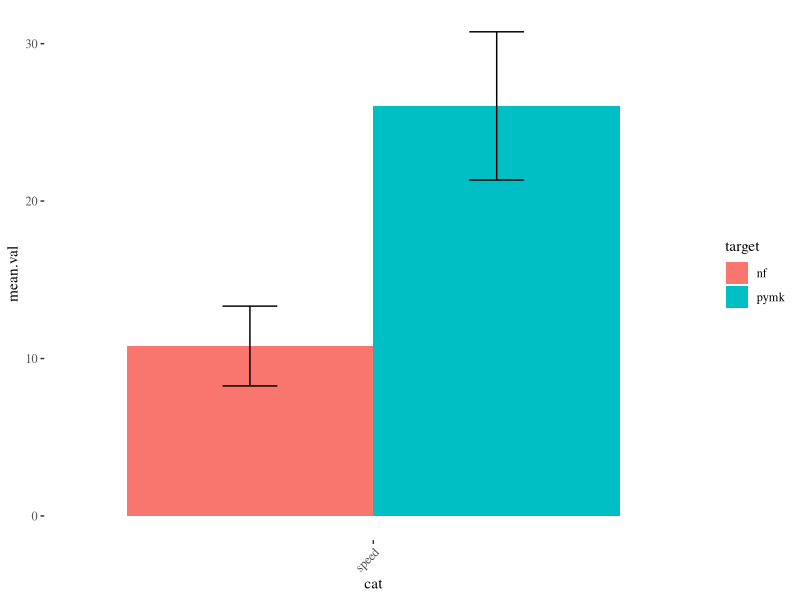
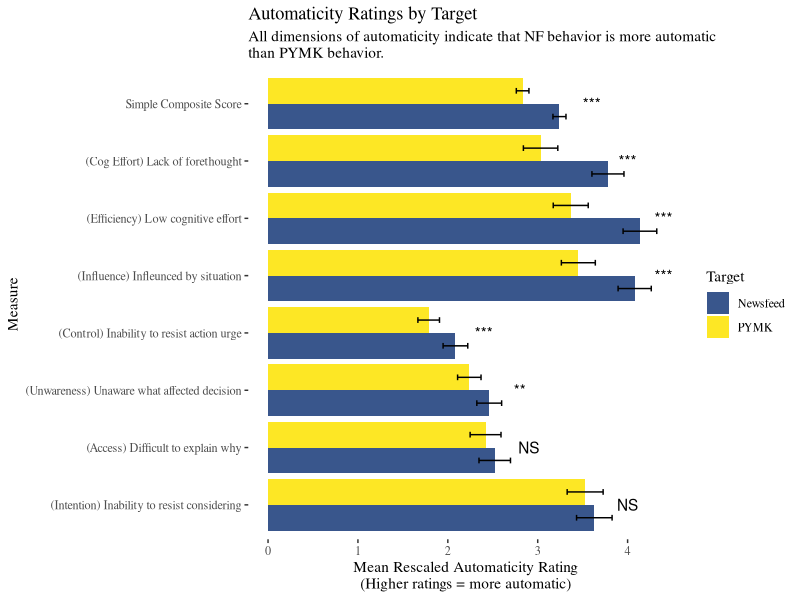
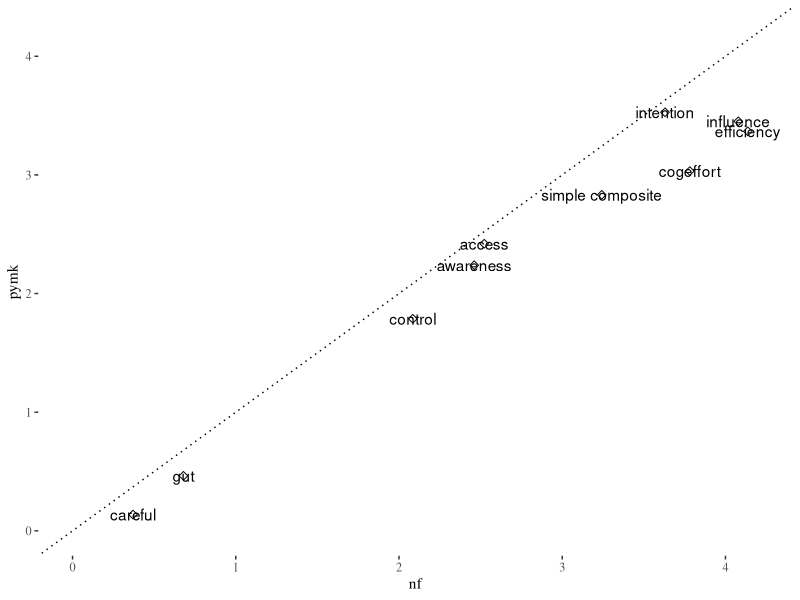
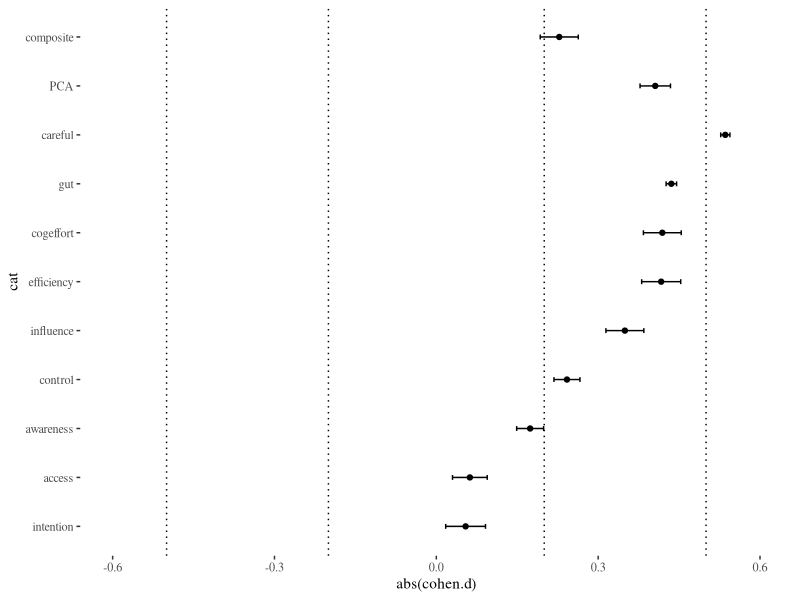
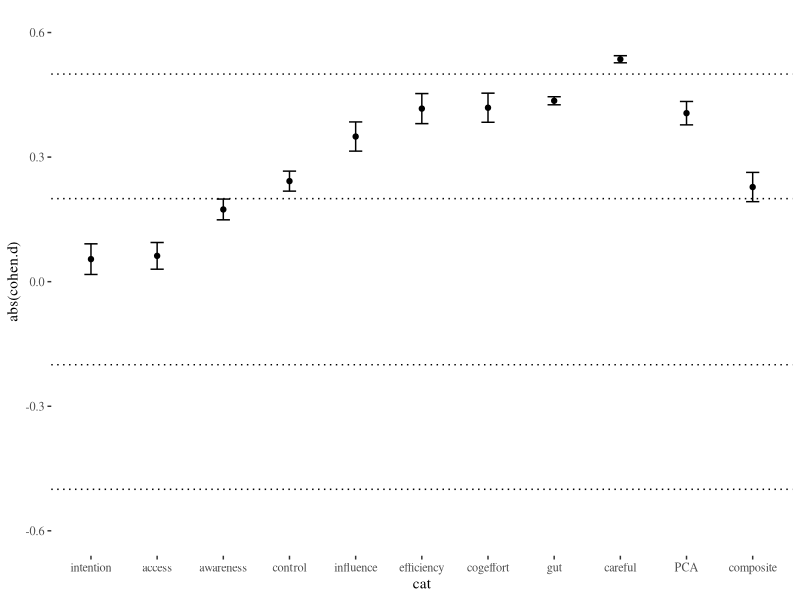
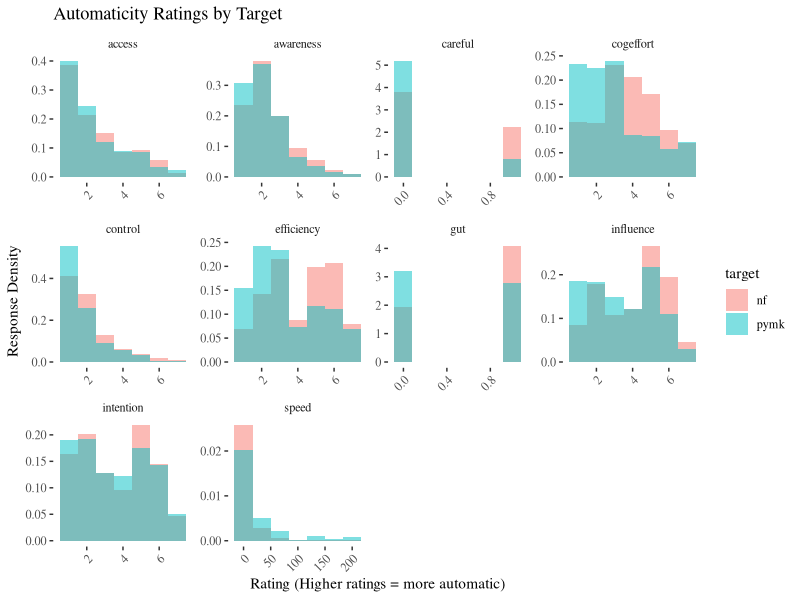
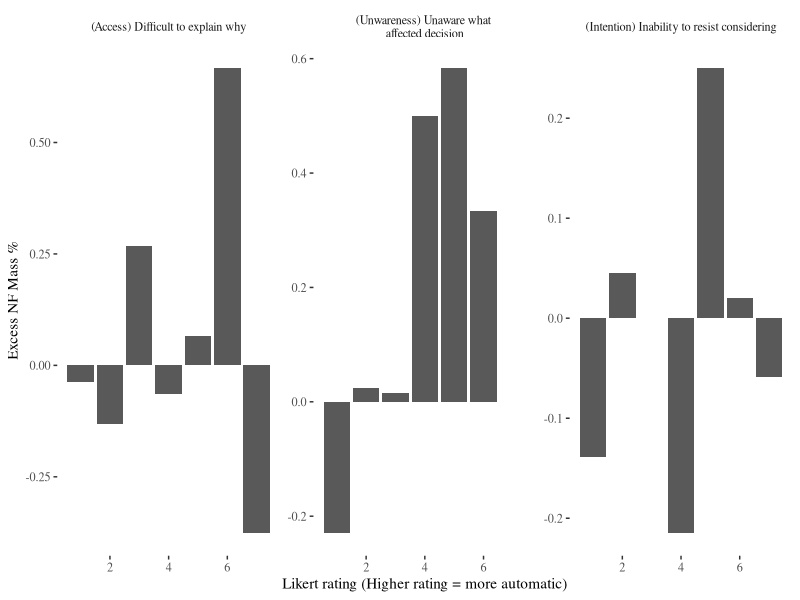
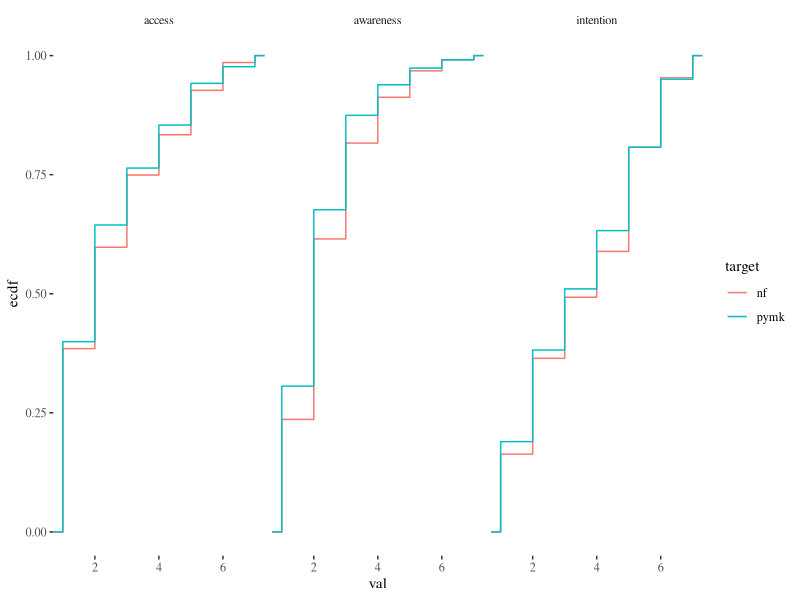

Write the R code that produced these figures, in order.
## ---- chunk 1
knitr::opts_chunk$set(echo = F)
library(dplyr)
library(tidyr)
library(ggplot2)
library(ggthemes)
theme_set(theme_tufte())
options(ggplot2.continuous.colour="plasma")
options(ggplot2.continuous.fill = "plasma")

knitr::opts_knit$set(root.dir = '/Users/diagdavenport/Desktop/Synced Research/Ludwig/FB/Lockdown')

## ---- chunk 2
 
exim.raw <- read.csv('Data/Experimental Lab Data/Automaticity/ExIm data.csv')

## ---- chunk 3
 
exim.raw$access_pymk <- ifelse(exim.raw$condition1 == "pymk", exim.raw$access1, exim.raw$access2)
exim.raw$access_nf <- ifelse(exim.raw$condition1 == "like", exim.raw$access1, exim.raw$access2)

exim.raw$cogeffort_pymk <- ifelse(exim.raw$condition1 == "pymk", exim.raw$cog_effort1, exim.raw$cog_effort2)
exim.raw$cogeffort_nf <- ifelse(exim.raw$condition1 == "like", exim.raw$cog_effort1, exim.raw$cog_effort2)

exim.raw$influence_pymk <- ifelse(exim.raw$condition1 == "pymk", exim.raw$influence1, exim.raw$influence2)
exim.raw$influence_nf <- ifelse(exim.raw$condition1 == "like", exim.raw$influence1, exim.raw$influence2)

exim.raw$gut_pymk <- ifelse(exim.raw$condition1 == "pymk", exim.raw$gut1, exim.raw$gut2)
exim.raw$gut_nf <- ifelse(exim.raw$condition1 == "like", exim.raw$gut1, exim.raw$gut2)

exim.raw$careful_pymk <- ifelse(exim.raw$condition1 == "pymk", exim.raw$careful1, exim.raw$careful2)
exim.raw$careful_nf <- ifelse(exim.raw$condition1 == "like", exim.raw$careful1, exim.raw$careful2)

exim.raw$awareness_pymk <- ifelse(exim.raw$condition1 == "pymk", exim.raw$awareness1, exim.raw$awareness2)
exim.raw$awareness_nf <- ifelse(exim.raw$condition1 == "like", exim.raw$awareness1, exim.raw$awareness2)

exim.raw$intention_pymk <- ifelse(exim.raw$condition1 == "pymk", exim.raw$intention1, exim.raw$intention2)
exim.raw$intention_nf <- ifelse(exim.raw$condition1 == "like", exim.raw$intention1, exim.raw$intention2)

exim.raw$control_pymk <- ifelse(exim.raw$condition1 == "pymk", exim.raw$controllability1, exim.raw$controllability2)
exim.raw$control_nf <- ifelse(exim.raw$condition1 == "like", exim.raw$controllability1, exim.raw$controllability2)

exim.raw$efficiency_pymk <- ifelse(exim.raw$condition1 == "pymk", exim.raw$efficiency1, exim.raw$efficiency2)
exim.raw$efficiency_nf <- ifelse(exim.raw$condition1 == "like", exim.raw$efficiency1, exim.raw$efficiency2)

exim.raw$speed_pymk <- ifelse(exim.raw$condition1 == "pymk", exim.raw$speed1, exim.raw$speed2)
exim.raw$speed_nf <- ifelse(exim.raw$condition1 == "like", exim.raw$speed1, exim.raw$speed2)


 higher.is.more.automatic <- c("access", "careful", "awareness", "control", "efficiency")
 
 higher.is.less.automatic <-c("cogeffort", "influence", "gut", "intention")

 for (root in higher.is.less.automatic) {
  exim.raw[[paste0(root, "_nf")]] <- max(exim.raw[[paste0(root, "_nf")]], na.rm = T) + 1 - exim.raw[[paste0(root, "_nf")]]
  exim.raw[[paste0(root, "_pymk")]] <- max(exim.raw[[paste0(root, "_pymk")]], na.rm = T) + 1 - exim.raw[[paste0(root, "_pymk")]]
 }
 
## ---- chunk 4

choice.long <- exim.raw %>% dplyr::select(c(ends_with("_nf"), ends_with("_pymk"))) %>% 
  pivot_longer(everything(),
   names_pattern = "(.*)_(.*)",
   names_to = c(".value", ".set"),
   values_to = "count"
 )

head(choice.long)

"new_?(.*)_(.)(.*)"

qs <- c("access",
        "cogeffort",
        "influence",
        "gut",
        "careful",
        "awareness",
        "intention",
        "control",
        "efficiency",
        "speed")

choice.long2 <- choice.long %>% 
  pivot_longer(cols = all_of(qs),
               names_to = "cat",
               values_to = "val") %>% dplyr::rename(target = ".set")


choice.long2$val <- ifelse(choice.long2$cat == "gut",
                 choice.long2$val - 1,
                 choice.long2$val)

choice.long2$val <- ifelse(choice.long2$cat == "careful",
                 choice.long2$val - 1,
                 choice.long2$val)

temp.l.dat <- choice.long2 %>% group_by(cat)  %>% dplyr::summarise(mean.val = mean(val, na.rm = T), sd = sd(val, na.rm = T), n= n()) 

l.dat <- choice.long2 %>% filter(cat == "speed") %>% group_by(cat, target)  %>% dplyr::summarise(mean.val = mean(val, na.rm = T), sd = sd(val, na.rm = T), n= n())

l.dat$ci <- (l.dat$sd/sqrt(l.dat$n))*1.96

 ggplot(l.dat, aes(x = cat, y = mean.val, fill = target)) +
  geom_col(position = "dodge") +
   geom_errorbar(aes(ymin=mean.val-ci, ymax=mean.val+ci),
                 width=.2,                    # Width of the error bars
                  position=position_dodge(.9))  + theme(axis.text.x = element_text(angle = 45, hjust = 1))
 
 dev.copy(jpeg,'Output/Graphs/Experiments/Automaticity/speed bar chart.jpg')
dev.off()

m.long <- merge(choice.long2, temp.l.dat, by = c("cat"))
m.long$z <- (m.long$val - m.long$mean.val)/m.long$sd
 
 label.df <- data.frame(cat = c("access",
                                "awareness",
                                "cogeffort", 
                                "control", 
                                "efficiency",
                                "influence", 
                                "intention",
                                "simple composite"),
                       mean.val = c(2.9, 2.8, 4, 2.4, 4.4, 4.4, 4, 3.6),
                       target = "nf")
 
automaticity.labels <- c(
                                "(Intention) Inability to resist considering",
                                "(Access) Difficult to explain why",
                                "(Unwareness) Unaware what affected decision", 
                                "(Control) Inability to resist action urge",
                                "(Influence) Infleunced by situation",  
                                "(Efficiency) Low cognitive effort", 
                                "(Cog Effort) Lack of forethought",
                                "Simple Composite Score")

l.dat1 <- choice.long2 %>% filter(cat != "speed") %>% group_by(cat, target)  %>% dplyr::summarise(mean.val = mean(val, na.rm = T), sd = sd(val, na.rm = T), n= n()) 

l.dat1$ci <- (l.dat1$sd/sqrt(l.dat1$n))*1.96

l.dat2 <- choice.long2 %>% filter(cat != "speed" & cat != "gut" & cat != "careful") %>% group_by(target)  %>% dplyr::summarise(mean.val = mean(val, na.rm = T), sd = sd(val, na.rm = T), n= n()) 
l.dat2$cat <- "simple composite"
l.dat2$ci <- (l.dat2$sd/sqrt(l.dat2$n))*1.96

pca <- prcomp(choice.long[!is.na(choice.long$access),
                             c("access", "cogeffort", "influence", "awareness", "intention", "control", "efficiency")],
                 center = TRUE, scale. = TRUE)

pca.with.label <- cbind(choice.long[!is.na(choice.long$access), ".set"], pca$x)

l.dat3 <- pca.with.label %>% group_by(.set) %>% dplyr::summarise(mean.val = mean(PC1, na.rm = T), sd = sd(PC1, na.rm = T), n= n()) %>% mutate(target = .set)
l.dat3$cat <- "First Principal Component (28% PVE)"
l.dat3$ci <- (l.dat2$sd/sqrt(l.dat3$n))*1.96

l.dat <- rbind(as.data.frame(l.dat1), as.data.frame(l.dat2))

# sort the bars by effect size
l.dat$cat <- factor(l.dat$cat,levels = c("intention", "access", "awareness", "control", "influence", "efficiency", "cogeffort", "gut", "careful", "simple composite"))

 ggplot(l.dat %>% filter(cat != "careful" & cat != "gut"), aes(x = cat, y = mean.val, fill = target)) +
  geom_col(position = "dodge", aes(fill = target)) +
   geom_errorbar(aes(ymin=mean.val-ci, ymax=mean.val+ci),
                 width=.2,                    # Width of the error bars
                  position=position_dodge(.9)) + xlab("Measure")  +
   ylab("Mean Rescaled Automaticity Rating\n(Higher ratings = more automatic)") +
   labs(title = "Automaticity Ratings by Target",
        subtitle = "All dimensions of automaticity indicate that NF behavior is more automatic \nthan PYMK behavior.") +
   geom_text(data = label.df,
             label = c("NS", "**", "***", "***", "***", "***", "NS", "***"))  +
   scale_x_discrete(labels= automaticity.labels) + coord_flip() +
   scale_fill_manual(values=c("#39568CFF", "#FDE725FF"),
                       name="Target",
                       breaks=c("nf", "pymk"),
                       labels=c("Newsfeed", "PYMK"))
  
dev.copy(jpeg,'Output/Graphs/Experiments/Automaticity/composite score and components.jpg')
dev.off()
 
# pwr.t.test(d = .5, sig.level = .05, power = .8, type = c("paired"))

t <- l.dat %>% dplyr::select(cat, target, mean.val) %>% pivot_wider(names_from = target, values_from = mean.val)

ggplot(t, aes(x=nf, y=pymk, label = cat)) +
  geom_point(size=2, shape=23) + xlim(c(0,4.2)) + ylim(c(0,4.2)) + geom_text() + geom_abline(intercept = 0, slope = 1, linetype = "dotted")

dev.copy(jpeg,'Output/Graphs/Experiments/Automaticity/45 degree scatter.jpg')
dev.off()

cohen.data <- merge(t, temp.l.dat)

cohen.data$cohen.d <- with(cohen.data, (nf - pymk)/sd)

last.row <- data.frame(cat = "PCA",
                       "nf" = l.dat3[1,2],
                       "pymk" = l.dat3[2,2],
                       "mean.val" = 0,
                       sd = sd(pca.with.label$PC1),
                       n = 688,
                       cohen.d = abs(l.dat3[1,2] - l.dat3[2,2])/sd(pca.with.label$PC1))
colnames(last.row) <- names(cohen.data)

cohen.data <- rbind(cohen.data, last.row)


all.vals <- choice.long2 %>% filter(cat != "speed" & cat != "gut" & cat != "careful")

last.row <- data.frame(cat = "composite",
                       "nf" = mean(all.vals[all.vals$target == "nf",]$val, na.rm = T),
                       "pymk" = mean(all.vals[all.vals$target == "pymk",]$val, na.rm = T),
                       "mean.val" = NA,
                       sd = sd(all.vals$val, na.rm = T),
                       n = 688,
                       cohen.d = 777)
colnames(last.row) <- names(cohen.data)

cohen.data <- rbind(cohen.data, last.row)

cohen.data$cohen.d <- with(cohen.data, (nf - pymk)/sd)

cohen.data$ci <- with(cohen.data, (sd/100)*1.96)
pd <- position_dodge(0.01)

 ggplot(cohen.data, aes(x = cat, y = abs(cohen.d))) +
   geom_errorbar(aes(ymin=abs(cohen.d)-ci, ymax=abs(cohen.d)+ci), colour="black", width=.1, position=pd) + ylim(c(-.6, .6)) +
  geom_point(position = "dodge") + geom_hline(yintercept = c(.2,.5,-.2, -.5), linetype = "dotted") + coord_flip()
 
  ggplot(cohen.data, aes(x = cat, y = abs(cohen.d))) +
  geom_point(position = "dodge") + geom_hline(yintercept = c(.2,.5,-.2, -.5), linetype = "dotted") + ylim(c(-.6, .6)) +
   geom_errorbar(aes(ymin=abs(cohen.d)-ci, ymax=abs(cohen.d)+ci), colour="black",
                 width=.2,                    # Width of the error bars
                  position=position_dodge(.9))
  
dev.copy(jpeg,'Output/Graphs/Experiments/Automaticity/standardized effect sizes.jpg')
dev.off()

## ---- chunk 5

label_names <- list(
  'access'="(Access) Difficult to explain why",
  'awareness'="(Unwareness) Unaware what \naffected decision",
  'intention'="(Intention) Inability to resist considering"
)

fun_labeller <- function(variable,value){
  return(label_names[value])
}

dat <- m.long %>% group_by(val, target, cat) %>% dplyr::summarise(n= n()) %>%
  pivot_wider(names_from = target, values_from = n, values_fill = 0)

dat <- dat %>% group_by(cat) %>% 
       mutate(perNF=nf/sum(nf)) %>% 
       ungroup

dat <- dat %>% group_by(cat) %>% 
       mutate(perPYMK=pymk/sum(pymk)) %>% 
       ungroup

dat$excess <- (dat$perNF - dat$perPYMK)/dat$perPYMK

l.dat <- m.long %>% filter(cat != "speed") %>% group_by(cat, target)  %>% dplyr::summarise(mean.z = mean(z, na.rm = T), sd = sd(z, na.rm = T), n= n())

l.dat$ci <- (l.dat$sd/sqrt(l.dat$n))*1.96

 ggplot(choice.long2, aes(x = val, fill = target)) +
  geom_histogram(aes(y=..density..), bins=7, alpha=0.5, position="nudge") +
   theme(axis.text.x = element_text(angle = 45, hjust = 1)) + xlab("Measure") +
   ylab("Response Density") + xlab("Rating (Higher ratings = more automatic)") + labs(title = "Automaticity Ratings by Target") + facet_wrap(~ cat, scales = "free")
 
  dev.copy(jpeg,'Output/Graphs/Experiments/Automaticity/histogram for each measure.jpg')
dev.off()
 
 wrap.cats <- c("access",
                "awareness",
                "intention")
 
dat %>%  filter(cat %in% wrap.cats) %>% ggplot(aes(x = val, y = excess)) + geom_bar(stat = "identity") + ylab("Excess NF Mass %") +
  xlab("Likert rating (Higher rating = more automatic)") + facet_wrap(~ cat, scales = "free", labeller = fun_labeller)

 dev.copy(jpeg,'Output/Graphs/Experiments/Automaticity/excess mass.jpg')
dev.off()

choice.long2 %>%  filter(cat %in% wrap.cats) %>%
  ggplot(aes(x=val)) + stat_ecdf(aes(colour=target)) + facet_wrap(~ cat)

'%!in%' <- function(x,y)!('%in%'(x,y))

choice.long2 %>% filter(cat %!in% c("speed", "careful", "gut")) %>%
  ggplot(aes(x=val)) + stat_ecdf(aes(colour=target)) + facet_wrap(~ cat, scales = "free")

dev.copy(jpeg,'Output/Graphs/Experiments/Automaticity/cdf for each measure.jpg')
dev.off()

## ---- chunk 6


label_names <- list(
  'cogeffort'="(Cog Effort) \nLack of forethought",
  'control'="(Control) \nInability to resist action urge",
  'efficiency'="(Efficiency) \nLow cognitive effort",
  'influence'="(Influence) \nInfleunced by situation",
  'access' = "(Access) \nDifficult to explain why",
  'awareness' = "(Unwareness) \nUnaware what affected decision",
  'intention' = "(Intention) \nInability to resist considering"
)

fun_labeller <- function(variable,value){
  return(label_names[value])
}

dat <- m.long %>% group_by(cat) %>% 
       mutate(cat_median = median(val, na.rm = T)) %>% 
       ungroup

dat$above_median <- dat$val >= dat$cat_median

'%!in%' <- function(x,y)!('%in%'(x,y))

l.dat <- dat %>% filter(cat %!in% c("speed", "careful", "gut")) %>% 
  group_by(cat, target)  %>% 
  dplyr::summarise(percent.above = mean(above_median, na.rm = T), sd = sd(above_median, na.rm = T), n= n())

l.dat$ci <- (l.dat$sd/sqrt(l.dat$n))*1.96
pd <- position_dodge(0.1)

 ggplot(l.dat, aes(x = target, y = percent.above)) +
  geom_bar(stat="identity", position=pd) +
   geom_errorbar(aes(ymin=percent.above-ci, ymax=percent.above+ci), colour="black", width=.1, position=pd) +
   theme(axis.text.x = element_text(angle = 45, hjust = 1)) + xlab("Measure") +
   ylab("Percent of responses above median") + xlab("") + labs(title = "Median splits of automaticity Ratings by Target") + facet_wrap(~ cat, scales = "free", labeller = fun_labeller)
 
  dev.copy(jpeg,'Output/Graphs/Experiments/Automaticity/bar chart pct above median.jpg')
dev.off()
  
## ---- chunk 7

label_names <- list(
  'careful'="(Careful) Not a careful consideration",
  'gut'="(Gut) Based on gut reaction"
)

fun_labeller <- function(variable,value){
  return(label_names[value])
}

l.dat <- m.long %>% filter(cat %in% c("careful", "gut")) %>% 
  group_by(cat, target)  %>% 
  dplyr::summarise(mean = mean(val, na.rm = T), sd = sd(val, na.rm = T), n= n())

l.dat$ci <- (l.dat$sd/sqrt(l.dat$n))*1.96
pd <- position_dodge(0.1)

 ggplot(l.dat, aes(x = target, y = mean, fill = target)) +
  geom_bar(stat="identity", position=pd) +
   geom_errorbar(aes(ymin=mean-ci, ymax=mean+ci), colour="black", width=.1, position=pd) +
   theme(axis.text.x = element_text(angle = 45, hjust = 1)) + xlab("Measure") +
   ylab("Percent giving more automatic answer") + xlab("") + labs(title = "Rate of Affirming Automaticity by Target") + facet_wrap(~ cat, scales = "free", labeller = fun_labeller) +
   scale_fill_manual(values=c("#39568CFF", "#FDE725FF"))
 
  dev.copy(jpeg,'Output/Graphs/Experiments/Automaticity/bar chart binary measures.jpg')
dev.off()

## ---- chunk 8

m.long %>% filter(cat == "speed") %>%
  ggplot(aes(x = val, fill = target)) +
  geom_histogram(aes(fill = target, y = ..density..), position = "dodge") +
  labs(title = "Histogram of reported time to decide")

 dev.copy(jpeg,'Output/Graphs/Experiments/Automaticity/speed histogram.jpg')
dev.off()

m.long %>% filter(cat == "speed") %>%
  mutate(x_new = ifelse(val > 60, 60, val)) %>% 
  ggplot(aes(x = x_new, fill = target)) +
  geom_histogram(aes(fill = target, y = ..density..), position = "dodge") + labs(title = "Histogram of reported time to decide",
                                                                subtitle = "bin over 60")

 dev.copy(jpeg,'Output/Graphs/Experiments/Automaticity/speed histogram - bin over 60.jpg')
dev.off()

m.long %>% filter(cat == "speed") %>%
  mutate(x_new = ifelse(val > 30, 30, val)) %>% 
  ggplot(aes(x = x_new, fill = target)) +
  geom_histogram(aes(fill = target, y = ..density..), position = "dodge") + labs(title = "Histogram of reported time to decide",
                                                                subtitle = "bin over 30")

 dev.copy(jpeg,'Output/Graphs/Experiments/Automaticity/speed histogram - bin over 30.jpg')
dev.off()

m.long %>% filter(cat == "speed") %>% 
  mutate(x_new = ifelse(val > 60, 60, val)) %>%
ggplot(aes(x=x_new)) + stat_ecdf(aes(colour=target)) +
   scale_color_manual(values=c("#39568CFF", "#FDE725FF"))

dev.copy(jpeg,'Output/Graphs/Experiments/Automaticity/speed cdf - bin over 60.jpg')
dev.off()

